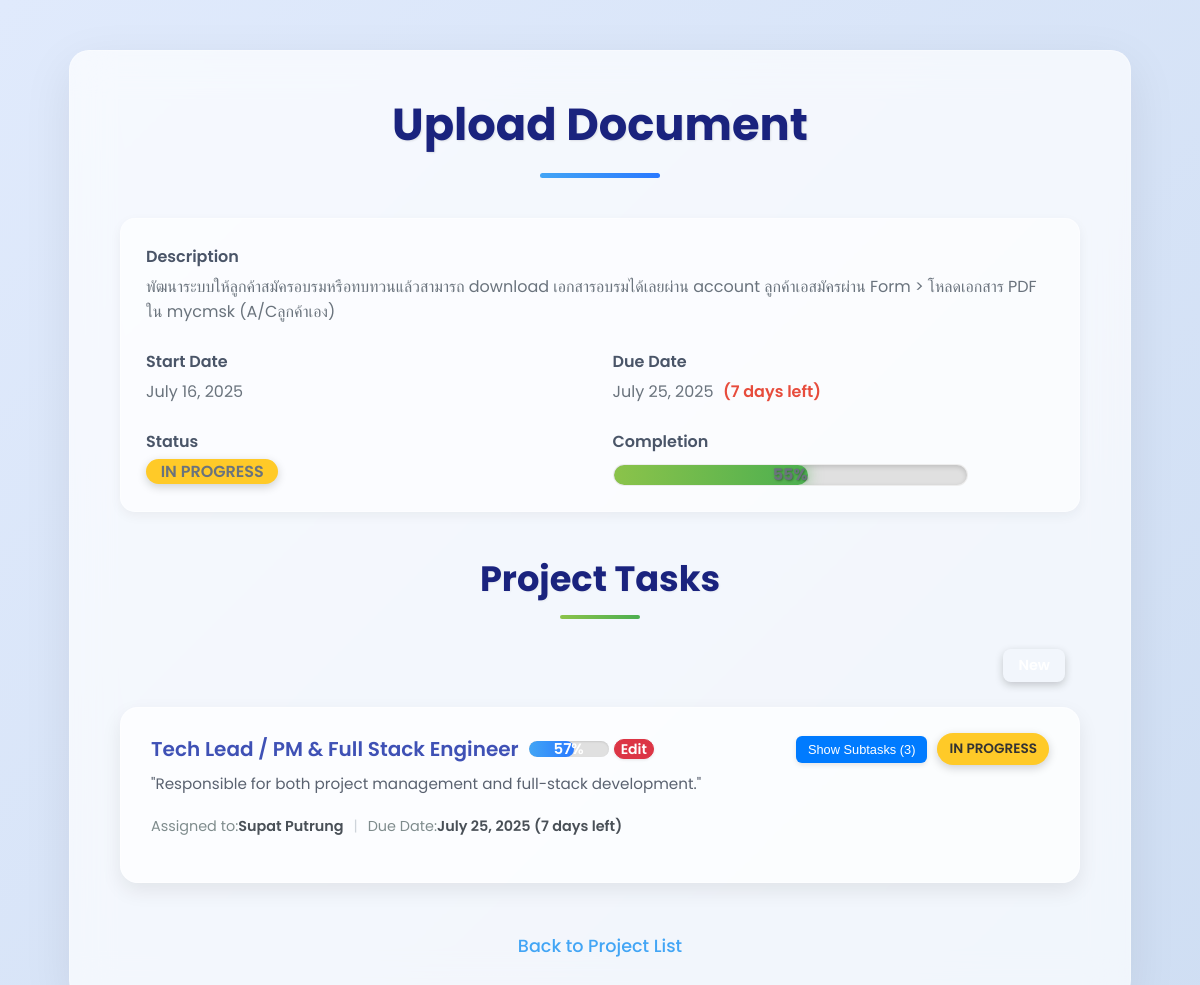
The page /project/4/ (signed in) on the database its author committed.
### MyTasks/models.py (models this page shows, shortened)
class Project(models.Model):
    STATUS_CHOICES = [
        ('to_do', 'To Do'),
        ('in_progress', 'In Progress'),
        ('completed', 'Completed'),
        ('on_hold', 'On Hold'),
    ]
    project_name = models.CharField(max_length=200)
    description = models.TextField()
    start_date = models.DateField()
    due_date = models.DateField(null=True, blank=True)
    status = models.CharField(max_length=20, choices=STATUS_CHOICES, default='to_do')

class Task(models.Model):
    STATUS_CHOICES = [
        ('to_do', 'To Do'),
        ('in_progress', 'In Progress'),
        ('completed', 'Completed'),
        ('on_hold', 'On Hold'),
    ]
    project = models.ForeignKey(Project, on_delete=models.CASCADE, related_name='tasks')
    task_name = models.CharField(max_length=200)
    description = models.TextField(blank=True, null=True)
    assigned_to = models.ForeignKey(User, on_delete=models.SET_NULL, null=True, blank=True)
    due_date = models.DateField(null=True, blank=True)
    status = models.CharField(max_length=20, choices=STATUS_CHOICES, default='to_do')
    parent_task = models.ForeignKey('self', on_delete=models.CASCADE, null=True, blank=True, related_name='subtasks')
    class Meta:
        ordering = ['due_date'] # เรียงตาม due_date โดย default

### MyTasks/views.py (the view)
# urls.py: path('project/<int:pk>/', ProjectDetailView.as_view(), name='project-detail'),
class ProjectDetailView(LoginRequiredMixin, DetailView):
    model = Project
    template_name = 'MyTasks/project_detail.html'
    context_object_name = 'project'
    def get_context_data(self, **kwargs):
        context = super().get_context_data(**kwargs)
        user = self.request.user # ดึงข้อมูลผู้ใช้ปัจจุบัน
        is_admin = user.is_staff or user.is_superuser
        base_tasks_queryset = self.object.tasks.all()
        if not is_admin:
            base_tasks_queryset = base_tasks_queryset.filter(assigned_to=user)
        all_project_tasks_for_completion = base_tasks_queryset
        total_tasks_for_completion = all_project_tasks_for_completion.count()
        completed_tasks_for_completion = all_project_tasks_for_completion.filter(status='completed').count()
        self.object.completion_percentage = 0
        if total_tasks_for_completion > 0:
            self.object.completion_percentage = int((completed_tasks_for_completion / total_tasks_for_completion) * 100)
        self.object.days_left = None
        self.object.is_due_soon = False
        self.object.nearing_completion_text = ""
        self.object.overdue_days_abs = None
        if self.object.due_date:
            today = datetime.date.today()
            if self.object.due_date >= today:
                self.object.days_left = (self.object.due_date - today).days
                if self.object.days_left <= 7 and self.object.status not in ['completed', 'on_hold']:
                    self.object.is_due_soon = True
                    self.object.nearing_completion_text = "Nearing Deadline!"
            else: # Due date is in the past
                self.object.days_left = (today - self.object.due_date).days * -1
                self.object.overdue_days_abs = abs(self.object.days_left)
                if self.object.status not in ['completed', 'on_hold']:
                    self.object.is_due_soon = True
                    self.object.nearing_completion_text = "OVERDUE!"
        all_tasks = base_tasks_queryset.prefetch_related('subtasks', 'assigned_to')
        decorated_tasks = []
        for task in all_tasks:
            if not task.parent_task:
                task.subtasks_decorated = [] # Initialize list for decorated subtasks
                raw_subtasks = task.subtasks.all()
                if not is_admin:
                    raw_subtasks = raw_subtasks.filter(assigned_to=user)
                for subtask in raw_subtasks: # วนลูปผ่าน Subtask ที่ถูกกรองแล้ว
                    self.decorate_task_with_progress(subtask)
                    task.subtasks_decorated.append(subtask)
                self.decorate_task_with_progress(task) # Decorate main task
                decorated_tasks.append(task)
        context['main_tasks'] = decorated_tasks
        print(f"\n--- Debugging Project Detail for Project PK: {self.object.pk} ---")
        print(f"Project Name: {self.object.project_name}")
        print(f"Is Admin: {is_admin}") # เพิ่ม debug สำหรับ is_admin
        print(f"Total tasks for completion (filtered): {total_tasks_for_completion}") # ระบุว่าอาจมีการกรองแล้ว
        print(f"Completed tasks for completion (filtered): {completed_tasks_for_completion}") # ระบุว่าอาจมีการกรองแล้ว
        print(f"Calculated completion percentage: {self.object.completion_percentage}")
        print("--- End Debugging ---\n")
        return context
    def decorate_task_with_progress(self, task):
        if hasattr(task, 'subtasks_decorated') and task.subtasks_decorated:
            total_subtasks = len(task.subtasks_decorated)
            completed_subtasks = sum(1 for st in task.subtasks_decorated if st.status == 'completed')
            task.subtask_completion_percentage = int((completed_subtasks / total_subtasks) * 100) if total_subtasks > 0 else 0 # <-- แก้ไขบรรทัดนี้
            task.incomplete_subtask_count = sum(1 for st in task.subtasks_decorated if st.status != 'completed')
        else:
            task.subtask_completion_percentage = None # No subtasks
            task.incomplete_subtask_count = 0 # เพิ่มโค้ดส่วนนี้เพื่อกำหนดค่าเริ่มต้น
        if task.due_date:
            today = date.today()
            delta = task.due_date - today
            task.days_left = delta.days
            task.is_due_soon = delta.days <= 3 # Task due soon if 3 days or less
            if delta.days < 0:
                task.overdue_days_abs = abs(delta.days)
            else:
                task.overdue_days_abs = None
        else:
            task.days_left = None
            task.is_due_soon = False
            task.overdue_days_abs = None

### MyTasks/templates/MyTasks/project_detail.html (shortened to what this page needs)
<!DOCTYPE html>
<html lang="en">
<head>
    <link rel="stylesheet" href="https://cdn.jsdelivr.net/npm/bootstrap-icons@1.11.3/font/bootstrap-icons.min.css">
</head>
<body>
    <div class="dashboard-container">
        <div class="header">
            <h1>{{ project.project_name }}</h1>
            <span class="header-underline"></span>
        </div>
        <div class="project-details">
            <div class="detail-item description">
                <strong>Description</strong>
                <span>{{ project.description }}</span>
            </div>
            <div class="detail-item">
                <strong>Start Date</strong>
                <span>{{ project.start_date }}</span>
            </div>
            <div class="detail-item">
                <strong>Due Date</strong>
                <span>
                    {{ project.due_date }}
                    {% if project.due_date %}
                        <span class="project-countdown-text {% if project.is_due_soon %}due-soon{% endif %}">
                            {% if project.days_left is not none %}
                                {% if project.days_left > 0 %}
                                    ({{ project.days_left }} days left)
                                {% elif project.days_left == 0 %}
                                    (Due Today!)
                                {% else %}
                                    ({{ project.overdue_days_abs }} days overdue!)
                                {% endif %}
                            {% endif %}
                        </span>
                    {% endif %}
                </span>
            </div>
            <div class="detail-item">
                <strong>Status</strong>
                <span class="project-status project-status-{{ project.status|lower|slugify }}">
                    {{ project.get_status_display }}
                </span>
            </div>
            <div class="detail-item">
                <strong>Completion</strong>
                <div class="progress-bar-container">
                    <div class="progress-bar-fill" style="width: {{ project.completion_percentage }}%;"></div>
                    <span class="progress-bar-text">{{ project.completion_percentage|stringformat:"d" }}%</span>
                </div>
            </div>
        </div>
        <div class="tasks-section">
            <h2>Project Tasks</h2>
            <span class="tasks-header-underline"></span>
            <div class="add-task-button-container">
                <a href="{% url 'task-create' project_pk=project.pk %}" class="add-task-button-new" title="Add New Task">
                </a>
            </div>
            <ul class="task-list">
                {% for task in main_tasks %}
                    {% if task.status != 'completed' %}
                        <li class="task-card {% if task.is_due_soon %}due-soon{% endif %}">
                            <div class="task-info">
                                <div class="task-info-header">
                                    <div class="task-info-name">
                                        {{ task.task_name }}
                                        {% if task.subtasks_decorated|length > 0 %}
                                            <div class="subtask-progress-container">
                                                <div class="subtask-progress-fill" style="width: {{ task.subtask_completion_percentage }}%;"></div>
                                                <span class="subtask-progress-text">{{ task.subtask_completion_percentage|stringformat:"d" }}%</span>
                                            </div>
                                        {% endif %}
                                        <a href="{% url 'task-edit' pk=task.pk %}" class="edit-icon-button" title="Edit Task">
                                            Edit
                                        </a>
                                    </div>
                                    <div class="task-header-actions">
                                        {% if task.incomplete_subtask_count > 0 %}
                                            <button class="subtask-toggle-button" data-task-id="{{ task.pk }}">
                                                Show Subtasks ({{ task.incomplete_subtask_count }})
                                            </button>
                                        {% endif %}
                                        <span class="status-task status-task-{{ task.status|lower|slugify }}">
                                            {{ task.get_status_display }}
                                        </span>
                                    </div>
                                </div>
                                <div class="task-info-description">{{ task.description }}</div>
                                <div class="task-info-details">
                                    Assigned to: <strong>
                                    {% if task.assigned_to %}
                                        {{ task.assigned_to.first_name }} {{ task.assigned_to.last_name }}
                                    {% else %}
                                        Unassigned
                                    {% endif %}
                                    </strong>
                                    <span class="detail-separator">|</span>
                                    Due Date: <strong class="{% if task.is_due_soon %}due-date-nearing-completion{% endif %}">
                                        {{ task.due_date|date:"F j, Y" }}
                                        {% if task.due_date %}
                                            {% if task.days_left is not None %}
                                                {% if task.days_left > 0 %}
                                                    ({{ task.days_left }} days left)
                                                {% elif task.days_left == 0 %}
                                                    (Due Today!)
                                                {% else %}
                                                    ({{ task.overdue_days_abs }} days overdue!)
                                                {% endif %}
                                            {% endif %}
                                        {% endif %}
                                    </strong>
                                </div>
                            </div>
                        </li>
                    {% endif %}
                {% empty %}
                    <li class="empty-state">No tasks found for this project.</li>
                {% endfor %}
            </ul>
        </div>
        <div class="back-link">
            <a href="{% url 'project-list' %}">Back to Project List</a>
        </div>
    </div>
</body>
</html>

### rows shown on the page
Project: project_name "Upload Document", description "พัฒนาระบบให้ลูกค้าสมัครอบรมหรือทบทวนแล้วสามารถ download เอกสารอบรมได้เลยผ่าน account ลูกค้าเอสมัครผ่าน Form > โหลดเอกสาร PDF ใน mycmsk (A/Cลูกค้าเอง)", start_date "July 16, 2025", due_date "July 25, 2025", days_left "7", status "IN PROGRESS", completion_percentage "55"
Task: task_name "Tech Lead / PM & Full Stack Engineer", subtask_completion_percentage "57", incomplete_subtask_count "3", status "IN PROGRESS", description "\"Responsible for both project management and full-stack development.\"", assigned_to.first_name "Supat", assigned_to.last_name "Putrung", due_date "July 25, 2025", days_left "7"
